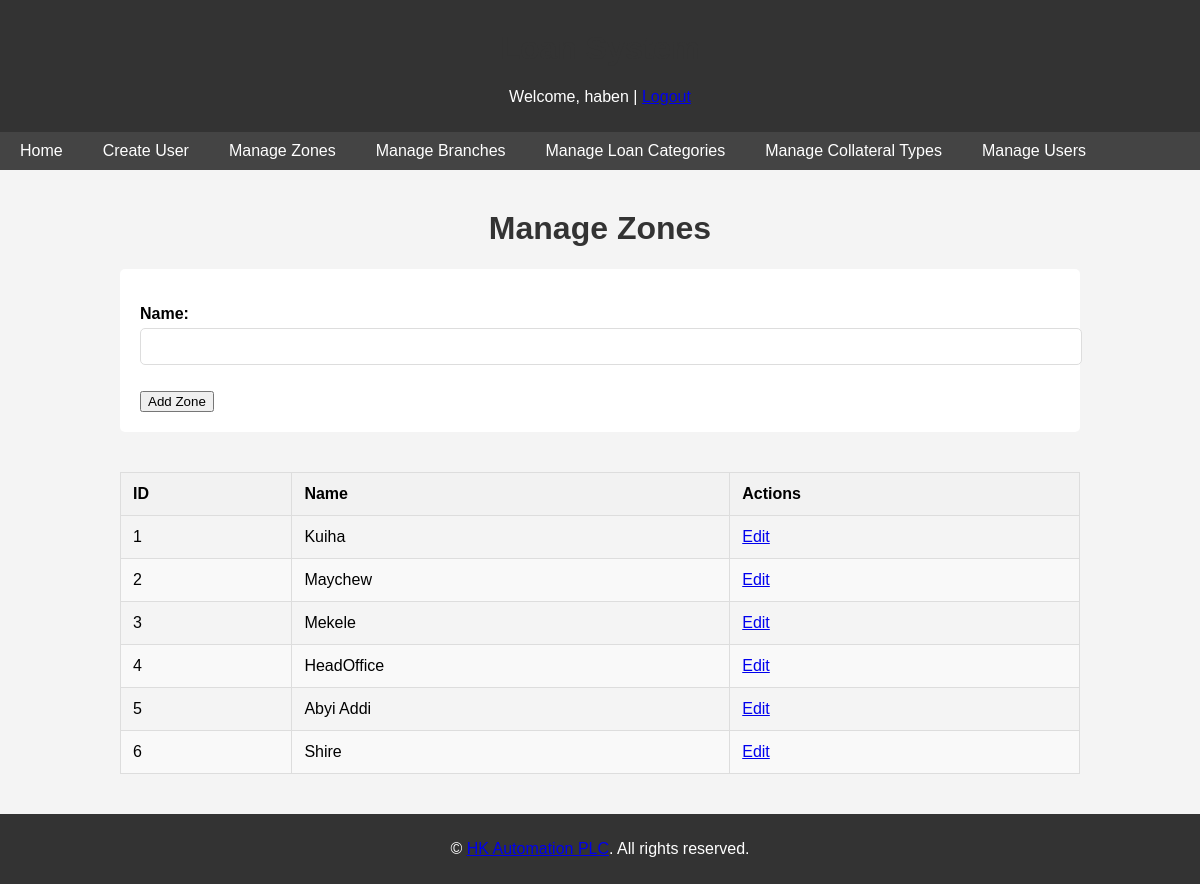
The app's page /manage_zones/ (signed in) with its own data.
### loans/models.py (models this page shows, shortened)
class CustomUser(AbstractUser):
    USER_ROLES = [
        ('loan_officer', 'Loan Officer'),
        ('finance', 'Finance'),
        ('operational_manager', 'Operational Manager'),
        ('manager', 'Manager')
    ]
    role = models.CharField(max_length=20, choices=USER_ROLES)
    phone_number = models.CharField(max_length=20)
    zone = models.ForeignKey(Zone, on_delete=models.SET_NULL, null=True, blank=True)
    branch = models.ForeignKey(Branch, on_delete=models.SET_NULL, null=True, blank=True)

class Zone(models.Model):
    name = models.CharField(max_length=255)

### loans/views.py (the view)
# urls.py: path('manage_zones/', views.manage_zones, name='manage_zones'),
@login_required
@user_passes_test(lambda u: u.is_superuser)
def manage_zones(request):
    zones = Zone.objects.all()
    if request.method == 'POST':
        form = ZoneForm(request.POST)
        if form.is_valid():
            form.save()
            return redirect('manage_zones')
    else:
        form = ZoneForm()
    return render(request, 'loans/manage_zones.html', {'zones': zones, 'form': form})

### loans/forms.py
class ZoneForm(forms.ModelForm):
    class Meta:
        model = Zone
        fields = ['name']

### templates/loans/manage_zones.html (shortened to what this page needs)
{% extends "base.html" %}
{% block content %}
<h1>Manage Zones</h1>
<form method="post">
    {{ form.as_p }}
    <button type="submit">Add Zone</button>
</form>
<div class="table-container">
    <table>
        <thead>
            <tr>
                <th>ID</th>
                <th>Name</th>
                <th>Actions</th>
            </tr>
        </thead>
        <tbody>
            {% for zone in zones %}
            <tr>
                <td>{{ zone.id }}</td>
                <td>{{ zone.name }}</td>
                <td><a href="{% url 'edit_zone' zone.id %}">Edit</a></td>
            </tr>
            {% endfor %}
        </tbody>
    </table>
</div>
{% endblock %}

### templates/base.html (shortened to what this page needs)
<!DOCTYPE html>
<html>
<head>
    {% load static %}
    <link rel="stylesheet" type="text/css" href="{% static 'css/styles.css' %}">
</head>
<body>
    <header>
        <h1>Loan System</h1>
        {% if user.is_authenticated %}
            <p>Welcome, {{ user.username }} | <a href="{% url 'logout' %}">Logout</a></p>
        {% else %}
            <p><a href="{% url 'login' %}">Login</a></p>
        {% endif %}
    </header>
    <nav>
        <a href="{% url 'home' %}">Home</a>
        {% if user.is_authenticated %}
            {% if user.is_superuser %}
                <a href="{% url 'create_user' %}">Create User</a>
                <a href="{% url 'manage_zones' %}">Manage Zones</a>
                <a href="{% url 'manage_branches' %}">Manage Branches</a>
                <a href="{% url 'manage_loan_categories' %}">Manage Loan Categories</a>
                <a href="{% url 'manage_collateral_types' %}">Manage Collateral Types</a>
                <a href="{% url 'manage_users' %}">Manage Users</a>
            {% endif %}
        {% endif %}
    </nav>
    <div class="container">
        {% block content %}
        {% endblock %}
    </div>
    <footer>
        <p>&copy;  <a href="https://seqela.com">HK Automation PLC</a>. All rights reserved.</p>
    </footer>
</body>
</html>

### static/css/styles.css (style rules this page uses)
body { font-family: Arial, sans-serif; margin: 0; padding: 0; background-color: #f4f4f4; }
header { background-color: #333; color: white; padding: 10px 0; text-align: center; }
nav { margin: 0; padding: 0; background-color: #444; overflow: hidden; }
nav a { float: left; display: block; color: white; text-align: center; padding: 14px 20px; text-decoration: none; }
.container { width: 80%; margin: auto; overflow: hidden; }
h1 { margin-top: 20px; text-align: center; color: #333; }
form { background: white; padding: 20px; border-radius: 5px; margin: 20px 0; }
form label { display: block; margin-bottom: 5px; font-weight: bold; }
form input[type="text"], form input[type="password"], form select, form textarea { width: 100%; padding: 10px; margin-bottom: 10px; border: 1px solid #ddd; border-radius: 5px; }
body { display: flex; flex-direction: column; min-height: 100vh; margin: 0; }
.container { flex: 1; overflow: auto; padding: 20px; }
footer { text-align: center; padding: 10px 0; background-color: #333; color: white; position: relative; bottom: 0; width: 100%; }
.table-container { max-height: 400px; overflow-y: auto; margin-top: 20px; }
table { width: 100%; border-collapse: collapse; margin: 20px 0; }
table, th, td { border: 1px solid #ddd; }
th, td { padding: 12px; text-align: left; }
th { background-color: #f2f2f2; color: black; }
tr:nth-child(even) { background-color: #f9f9f9; }
nav { display: flex; background-color: #444; overflow: hidden; }
nav a { padding: 10px 20px; text-align: center; color: white; text-decoration: none; display: inline-block; }

### templates/base.html (style rules this page uses)
body { display: flex; flex-direction: column; min-height: 100vh; margin: 0; }
.container { flex: 1; overflow: auto; padding: 20px; }
footer { text-align: center; padding: 10px 0; background-color: #333; color: white; position: relative; bottom: 0; width: 100%; }
.table-container { max-height: 400px; overflow-y: auto; margin-top: 20px; }
table { width: 100%; border-collapse: collapse; margin: 20px 0; }
table, th, td { border: 1px solid #ddd; }
th, td { padding: 12px; text-align: left; }
th { background-color: #f2f2f2; color: black; }
tr:nth-child(even) { background-color: #f9f9f9; }
nav { display: flex; background-color: #444; overflow: hidden; }
nav a { padding: 10px 20px; text-align: center; color: white; text-decoration: none; display: inline-block; }

### records on screen
CustomUser: username "haben"
Zone: id "1", name "Kuiha"
Zone: id "2", name "Maychew"
Zone: id "3", name "Mekele"
Zone: id "4", name "HeadOffice"
Zone: id "5", name "Abyi Addi"
Zone: id "6", name "Shire"
